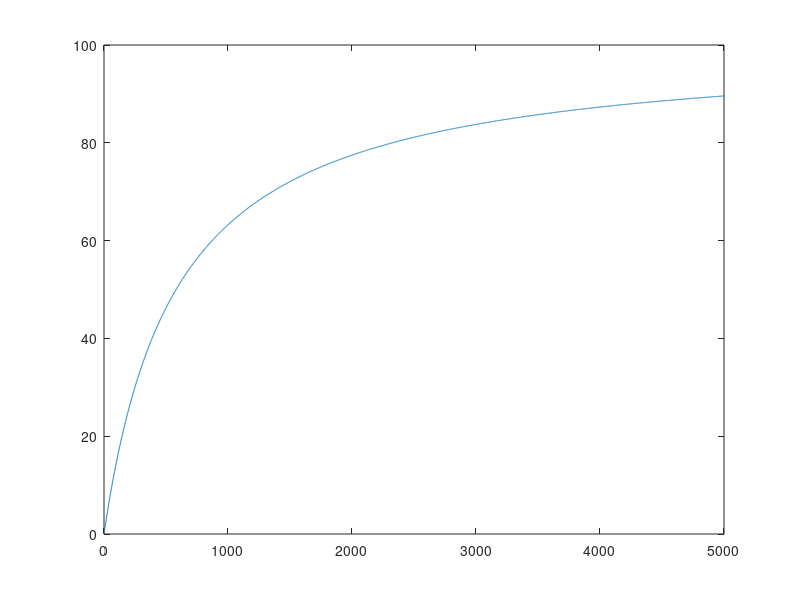

MATLAB code to generate this figure:

function temp1
close all;
initialContion=[0];
[T,Y] = ode45(@myfun,[0:5000],initialContion,[]);
figure;
plot (T,Y);






function dy=myfun(t,x,input)
D=1.72e-5;
%% subtract parameters

dydt=D*(100-x)^2;

dy= [dydt];
